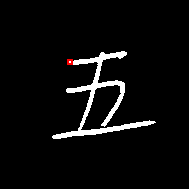
#> input picture test1.bmp, 189 x 189 px
$ python -i contour.py   (imports and definitions only)
#> lines starting #> are read from the running program, lines starting #| are printed output that depends on the picture; after the words box and inside, x2 and y2 are one past the last pixel; in counts of white or black regions, pixels touching at a corner belong together
import numpy as np

from utils import *
from imglib import *

class Direction(object):
    #      -X
    #       ^
    #       |
    # -Y<---O---> Y
    #       |
    #       V
    #       X
    # 1 2 3
    # 0 X 4
    # 7 6 5

    dirList = [(0,-1),(-1,-1),(-1,0),(-1,1),(0,1),(1,1),(1,0),(1,-1)]

    def __init__(self, direIdx = 0):
        self.dir = direIdx


    def pos(self):
        return self.dirList[self.dir]
    def getDire(self):
        return self.dir
    def rotate(self, direc = True, time = 1):
        # print("[time] {:d}".format(time))
        if time != 1:
            for _ in range(time%8):
                self.rotate(direc = direc)
            return
        if direc:
            self.dir += 1
            if self.dir >= 8:
                self.dir -= 8
        else:
            self.dir -= 1
            if self.dir < 0:
                self.dir += 8
        # print("[time] end.")
    def rotateRev(self):
        self.dir += 4
        if self.dir >= 8:
            self.dir -= 8


def getULpos(img):
    if img.sum() == 0:
        return 0
    # print(img.shape)
    sizeX, sizeY = img.shape
    imgt = img.copy()
    sizeS = sizeX+sizeY-1
    URline_bol = np.empty([sizeS],dtype=bool)

    for i in reversed(range(sizeX-1)):
        # print("1:")
        # print(":-1")
        # print(imgt[i+1][:-1].shape)
        imgt[i][1:] = np.logical_or(imgt[i][1:],imgt[i+1][:-1])
        URline_bol[sizeY+i] = imgt[i+1][-1]

    # print(imgt.astype(int))


    URline_bol[:sizeY] = imgt[0]

    pos = sizeS
    for i in range(sizeS):
        if URline_bol[i] !=0:
            pos = i
            break
    # print (URline_bol.astype(int).sum())
    # print ("Pos = {:d}".format(pos))
    if pos == sizeS:
        print("It's empty!")
        return 0,0
    if pos < sizeY and pos < sizeX:
        for i in range(pos+1):
            if img[pos-i][i]:
                return (pos-i,i)

        print('Program Wrong (at getULpos)')
        return 0
    elif pos >= sizeX and pos >= sizeY:
        for i in range(sizeS-pos+1):
            if img[sizeX-1-i,i+pos-sizeX+1]:
                return (sizeX-1-i,i+pos-sizeX+1)


    if sizeX > sizeY:
        for i in range(sizeY):
            if img[pos-i][i]:
                return (pos-i,i)
        # pass
    else:
        for i in range(sizeX):
            if img[sizeX-1-i][pos-sizeX+1+i]:
                return (sizeX-1-i,pos-sizeX+1+i)
        # pass
    print("Oops!(at getULpos)")
    return 0

def getFrame(img,neg = False):
#> called with neg = False
    if not neg:
        img_f = img
    else:
        img_f = np.logical_not(img)
    l = np.empty_like(img_f)
    r = np.empty_like(img_f)
    u = np.empty_like(img_f)
    d = np.empty_like(img_f)
    l[:,:-1] = img_f[:,1:]
    l[:,-1] = img_f[:,-1]
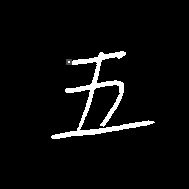
#> l: shape (189, 189); min 0, max 255, mean 11.3
    d[:-1] = img_f[1:]
    d[-1] = img_f[-1]
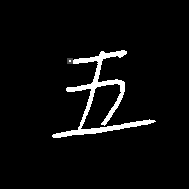
#> d: shape (189, 189); min 0, max 255, mean 11.3
    r[:,1:] = img_f[:,:-1]
    r[:,0] = img_f[:,0]
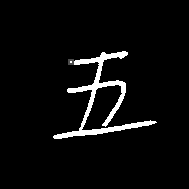
#> r: shape (189, 189); min 0, max 255, mean 11.3
    u[1:] = img_f[:-1]
    u[0] = img_f[0]
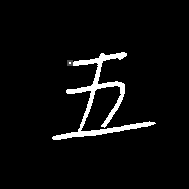
#> u: shape (189, 189); min 0, max 255, mean 11.3
    out = np.logical_or(np.logical_or(l,r),np.logical_or(u,d))
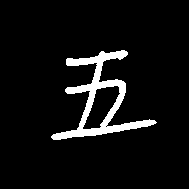
#> out: shape (189, 189) bool; 6.3% white; 1 white region, box (x1, y1, x2, y2) and area: (51, 50, 157, 140) 2245

    return np.logical_and (np.logical_not(img_f), out)
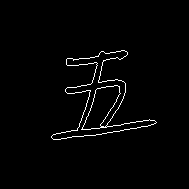
#> returned value: shape (189, 189) bool; 1.8% white in thin lines or dots, all inside (x1, y1, x2, y2) = (51, 50, 157, 140)

def detContour(img, startPoint = 0, errorMsg = []):
    '''
    new version, contour in white(empty) space
    '''

    DEBUG_OPT = True
    DEBUG_OPT = False
    if startPoint == 0:
        Ox,Oy = getULpos(getFrame(img))
#> in getULpos, `sizeX, sizeY = img.shape`: sizeX = 189
#> in getULpos, `sizeS = sizeX+sizeY-1`: sizeS = 377
#> after the loop in getULpos, `for i in reversed(range(sizeX-1)):`:
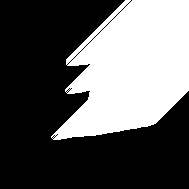
#> imgt: shape (189, 189) bool; 36.7% white; 1 white region, box (x1, y1, x2, y2) and area: (51, 0, 189, 140) 13097
#> Ox = 59; Oy = 66
        # Oy -= 1
    else:
        Ox,Oy = startPoint
    sizeX,sizeY = img.shape
#> sizeX = 189; sizeY = 189
    contourList = []

    if img[Ox,Oy]:
        if DEBUG_OPT:
            print("[Contour] The pos is full!")
        errorMsg.append("[Contour] The pos is full!")
        return 0

    dire = Direction(0)
    x,y = Ox,Oy
#> x = 59; y = 66
    contourList.append((x,y))

    temdire = Direction(0)
    nearList = []
    for i in range(8):
        mx,my = temdire.pos()
        nearList.append(img[x+mx,y+my])
        temdire.rotate(True)
#> after the loop, nearList = [0, 0, 0, 0, 76, 76, 0, 0]


    mx,my = dire.pos()
    rotateCount = 0

    # if not img[x,y]:
    #     errorMsg.append("[Contour] Wrong place in ({:d},{:d})!".format(x,y))
    #     return []


    while not nearList[dire.getDire()] :
        if DEBUG_OPT:
            print("Direction = ({:d},{:d}).".format(mx,my))
        if rotateCount == 8:
            if DEBUG_OPT:
                print("[Contour] The pos is inside an empty space!")
            return 0
        rotateCount += 1

        dire.rotate(False)
        mx,my = dire.pos()
#> this loop made 3 passes
#> after the loop, rotateCount = 3

    while nearList[dire.getDire()] :
        if DEBUG_OPT:
            print("Direction = ({:d},{:d}).".format(mx,my))
        if rotateCount == 8:
            if DEBUG_OPT:
                print("[Contour] A solely hole in ({:d},{:d})!".format(x,y))
            errorMsg.append("[Contour] A solely hole in ({:d},{:d})!".format(x,y))
            return contourList
        rotateCount += 1

        dire.rotate(False)
        mx,my = dire.pos()
#> this loop made 2 passes
#> (rotateCount, mx, my) on passes 1 to 2: (4, 0, 1), (5, -1, 1)
#> after the loop, errorMsg = []; rotateCount = 5

    # mx,my = dirList[dirIdx]
    if DEBUG_OPT:
        print("Start point = ({:d},{:d}).".format(Ox,Oy))
        print("Direction = ({:d},{:d}).".format(mx,my))

    # second node
    mx,my = dire.pos()
    x,y = x+mx,y+my
#> x = 58; y = 67
    if DEBUG_OPT:
        print("Move to pos ({:d},{:d})".format(x,y))
    contourList.append((x,y))

    count = 0


    while(1):
        temdire = Direction(0)
        nearList = []
        for _ in range(8):
            mx,my = temdire.pos()
            nearList.append(img[x+mx,y+my])
            temdire.rotate(True)

        # [19 lines of commented-out code are left out]


        count += 1
        # import time
        # time.sleep(0.01)
        if DEBUG_OPT:
            print("In pos ({:d},{:d}).".format(x,y))

        # set the direction to the reverse
        # and rotate by the Counterclockwise(reverse of )
        dire.rotateRev()
        dire.rotate(False)
        mx,my = dire.pos()

        rotateCount = 0
        if DEBUG_OPT:
            print("Init direction = ({:d},{:d}).".format(mx,my))

        # It's point to black dot, so rotate until it's white
        # if cross:
        while nearList[dire.getDire()] :
            if DEBUG_OPT:
                mx,my = dire.pos()
                print("pos ({:d},{:d}) is Full".format(x+mx,y+my))
            if rotateCount == 8:
                print("[Contour] TOO MANY ROTATE!")
                return 0
            rotateCount += 1
            dire.rotate(False)
            if DEBUG_OPT:
                mx,my = dire.pos()
                print("Direction = ({:d},{:d}).".format(mx,my))

        # [17 lines of commented-out code are left out]


        if DEBUG_OPT:
            print("pos ({:d},{:d}) is empty".format(x+mx,y+my))
        mx,my = dire.pos()
        x,y = x+mx,y+my
        if DEBUG_OPT:
            print("Move to pos ({:d},{:d})".format(x,y))
        if x == Ox and y == Oy:
            break
        # if abs(x-Ox) <=1 or abs(y-Oy)<=1:
        #     print("Move to pos ({:d},{:d})".format(x,y))
        contourList.append((x,y))
        if count == 10000:
            print("[Contour] Contour is TOO BIG!")
            # print(contourList)
            break
#> this loop made 644 passes
#> (x, y) on passes 1 to 3: (58, 68), (58, 69), (58, 70)
#> after the loop, contourList = 645 pairs, first value 50 to 139, second value 51 to 156; count = 644

    return contourList

# [9 lines of commented-out code are left out]
# [56 lines left out: function getAllContour, not called in this run]

>>> import cv2
>>> picture = cv2.imread('test1.bmp', cv2.IMREAD_GRAYSCALE)
>>> result = detContour(picture)
#> result has the same summary as contourList in detContour
